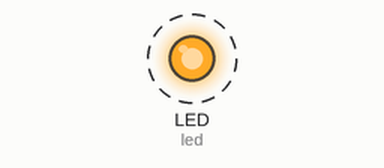
Simulated run of this program. Board: CircuitPython board. On the bench: output pins drawn as LEDs (lit = HIGH). Dashed ring = blinking.

Above: at 0.2 s.
Timing chart, 0 to 3.0 s (numbered marks = the images above):
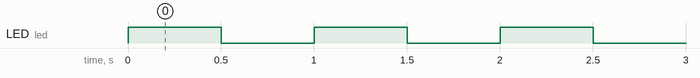

Measured:
- by itself, LED (led): alternates HIGH for 0.50 s and LOW for 0.50 s

The program:

LED_blink.py
```python
import board
import time
import digitalio

led = digitalio.DigitalInOut(board.LED)
led.direction = digitalio.Direction.OUTPUT

while True:
    led.value = True
    time.sleep(.5)
    led.value = False
    time.sleep(.5)
```
